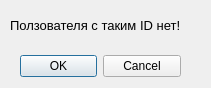
<?xml version="1.0" encoding="UTF-8"?>
<ui version="4.0">
 <class>Dialog_User_None_Id</class>
 <widget class="QDialog" name="Dialog_User_None_Id">
  <property name="geometry">
   <rect>
    <x>0</x>
    <y>0</y>
    <width>211</width>
    <height>88</height>
   </rect>
  </property>
  <property name="windowTitle">
   <string>Dialog</string>
  </property>
  <widget class="QDialogButtonBox" name="buttonBox">
   <property name="geometry">
    <rect>
     <x>20</x>
     <y>50</y>
     <width>161</width>
     <height>32</height>
    </rect>
   </property>
   <property name="orientation">
    <enum>Qt::Horizontal</enum>
   </property>
   <property name="standardButtons">
    <set>QDialogButtonBox::Cancel|QDialogButtonBox::Ok</set>
   </property>
  </widget>
  <widget class="QLabel" name="label">
   <property name="geometry">
    <rect>
     <x>10</x>
     <y>10</y>
     <width>191</width>
     <height>31</height>
    </rect>
   </property>
   <property name="font">
    <font>
     <pointsize>10</pointsize>
    </font>
   </property>
   <property name="text">
    <string>Ползователя с таким ID нет!</string>
   </property>
  </widget>
 </widget>
 <resources/>
 <connections>
  <connection>
   <sender>buttonBox</sender>
   <signal>accepted()</signal>
   <receiver>Dialog_User_None_Id</receiver>
   <slot>accept()</slot>
   <hints>
    <hint type="sourcelabel">
     <x>248</x>
     <y>254</y>
    </hint>
    <hint type="destinationlabel">
     <x>157</x>
     <y>274</y>
    </hint>
   </hints>
  </connection>
  <connection>
   <sender>buttonBox</sender>
   <signal>rejected()</signal>
   <receiver>Dialog_User_None_Id</receiver>
   <slot>reject()</slot>
   <hints>
    <hint type="sourcelabel">
     <x>316</x>
     <y>260</y>
    </hint>
    <hint type="destinationlabel">
     <x>286</x>
     <y>274</y>
    </hint>
   </hints>
  </connection>
 </connections>
</ui>
